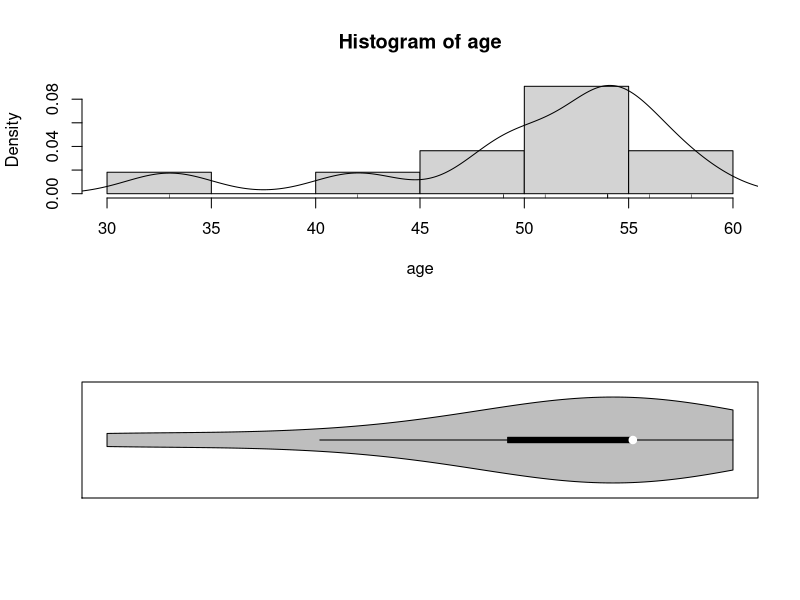
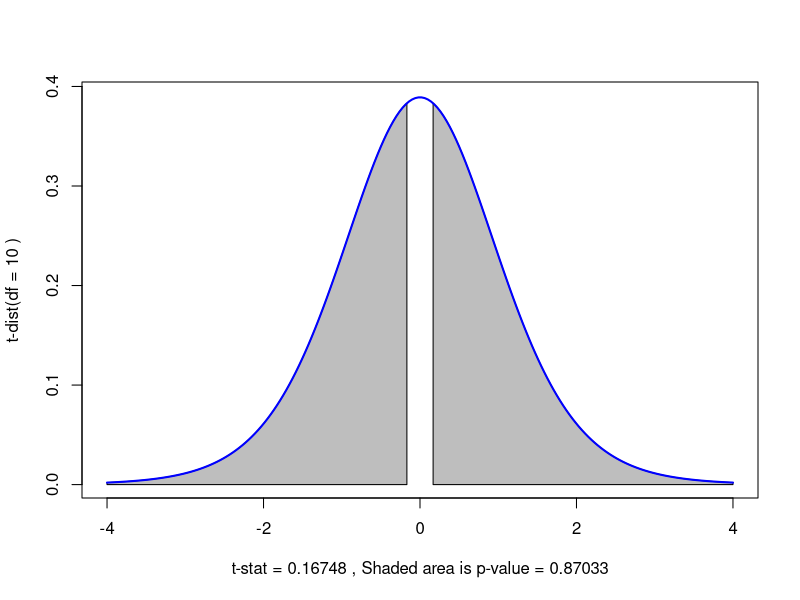

The R source for these figures, in order:
age <- c(54, 42, 51, 54, 49, 56, 33, 58, 54, 54, 49)




par(mfrow = c(2,1))
hist(age, freq = FALSE, breaks = 6)
points(density(age), type = "l")
rug(age)

library(vioplot)
vioplot(age, horizontal = TRUE, col = "gray")

stem(age, scale = 2)

qt(1 - 0.05/2, df = length(age) - 1)



?t.test



t.summary <-  t.test(age, mu = 50)
t.summary



summary(age)

t.dist.pval <- function(t.summary)  {
  par(mfrow = c(1,1))
  lim.extreme <- max(4, abs(t.summary$statistic) + 0.5)
  lim.lower <- - lim.extreme;
  lim.upper <- lim.extreme;
  x.curve <- seq(lim.lower, lim.upper, length = 200)
  y.curve <- dt(x.curve, df = t.summary$parameter)
  
  plot(x.curve, y.curve, type = "n",
       ylab = paste("t-dist(df =", signif(t.summary$parameter, 3), ")"),
       xlab = paste("t-stat =", signif(t.summary$statistic, 5),
                    ", Shaded area is p-value =", signif(t.summary$p.value, 5)))
  
  if((t.summary$alternative == "less") |
     (t.summary$alternative == "two.sided")) {
    x.pval.l <- seq(lim.lower, - abs(t.summary$statistic), length = 200)
    y.pval.l <- dt(x.pval.l, df = t.summary$parameter)
       polygon(c(lim.lower, x.pval.l, - abs(t.summary$statistic)),
               c(0, y.pval.l, 0), col = "gray")
  
  }
  
  if((t.summary$alternative == "greater") |
     (t.summary$alternative == "two.sided")) {
    x.pval.u <- seq(abs(t.summary$statistic), lim.upper, length = 200)
    y.pval.u <- dt(x.pval.u, df = t.summary$parameter)
    polygon(c(abs(t.summary$statistic), x.pval.u, lim.upper),
            c(0, y.pval.u, 0), col = "gray")
  }

  points(x.curve, y.curve, type = "l", lwd = 2, col = "blue")
}
t.dist.pval(t.summary)


t.summary$statistic

t.summary$parameter

t.summary$p.value

t.summary$conf.int

t.summary$estimate

t.summary$null.value

t.summary$stderr

t.summary$alternative

t.summary$method

t.summary$data.name
